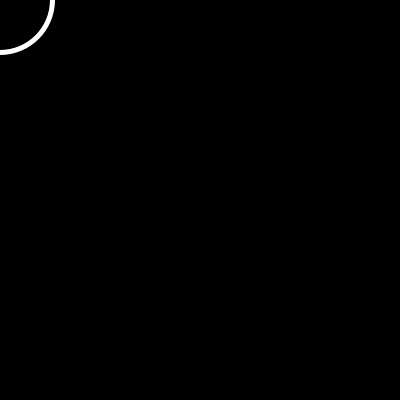
Frame 1 (no input)
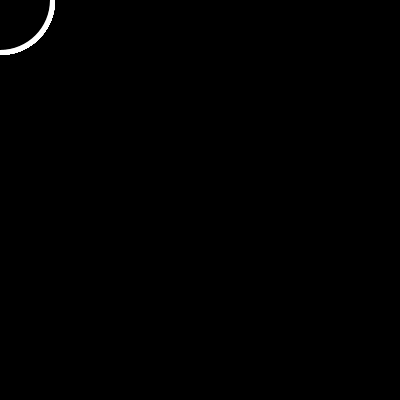
Frame 60 (the mouse pressed at the canvas centre just before this capture)
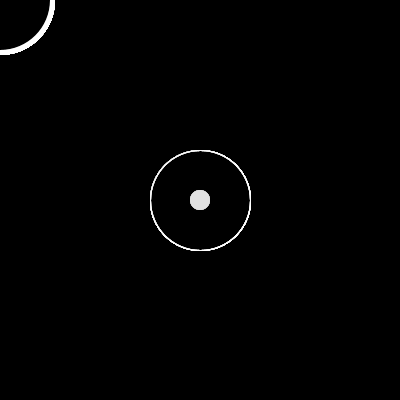
Frame 120 (the mouse held since frame 60 and released just before this capture)

The Processing sketch that drew these frames (run headless with seeded random() and noise(); from frame 60 on, the mouse is pressed at the canvas centre):

// Processing sketch: processing_61581
// ── processing_61581.pde

void setup() { background(0); size (400,400);  smooth();  noCursor(); }
 
void draw() {
  noStroke();  fill(255);
//rect(0,0,width, height);
   
 
   
if(mousePressed)  {
  ellipse(mouseX, mouseY,20,20);
  fill(0,30);
  stroke(255);
  noCursor ();
}
 
else {
 ellipse(mouseX, mouseY,110,110);
  fill(0);
  stroke(255,80);
}
 
 ellipse(mouseX, mouseY,100,100);
}
